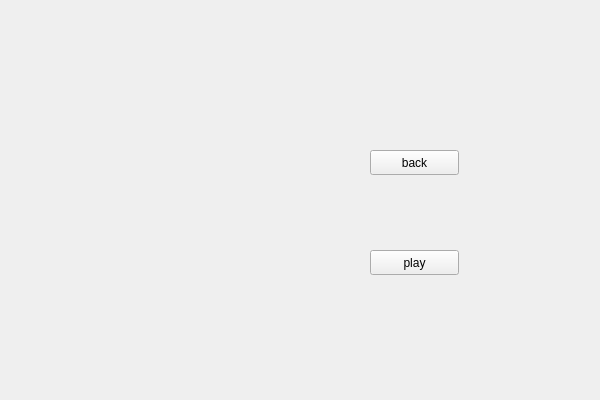
<?xml version="1.0" encoding="UTF-8"?>
<ui version="4.0">
 <class>recognize2</class>
 <widget class="QWidget" name="recognize2">
  <property name="geometry">
   <rect>
    <x>0</x>
    <y>0</y>
    <width>600</width>
    <height>400</height>
   </rect>
  </property>
  <property name="windowTitle">
   <string>Form</string>
  </property>
  <widget class="QPushButton" name="back_button">
   <property name="geometry">
    <rect>
     <x>370</x>
     <y>150</y>
     <width>89</width>
     <height>25</height>
    </rect>
   </property>
   <property name="text">
    <string>back</string>
   </property>
  </widget>
  <widget class="QLabel" name="img_label">
   <property name="geometry">
    <rect>
     <x>30</x>
     <y>40</y>
     <width>300</width>
     <height>300</height>
    </rect>
   </property>
   <property name="text">
    <string/>
   </property>
  </widget>
  <widget class="QPushButton" name="play_button">
   <property name="geometry">
    <rect>
     <x>370</x>
     <y>250</y>
     <width>89</width>
     <height>25</height>
    </rect>
   </property>
   <property name="text">
    <string>play</string>
   </property>
  </widget>
 </widget>
 <resources/>
 <connections/>
</ui>
